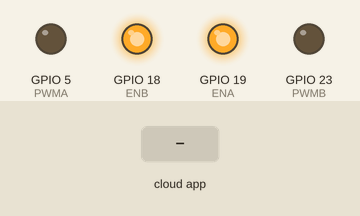
This program was run on a simulated ESP32. Shown: output pins drawn as LEDs (lit = HIGH). The inputs (shaded band) are chosen by the test bench. WiFi joins after 1.5 s; servers stay silent unless stated; the ROS host is connected and sends only what is stated; what the program prints to the serial monitor is not drawn.

Above: at 2.7 s.
2.8 s: the phone or cloud app sets controle_robo to frente
At 3.8 s:
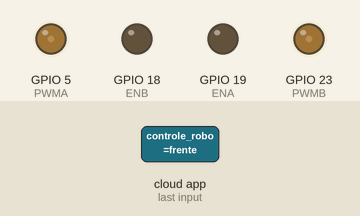
4.3 s: the phone or cloud app sets controle_robo to esquerda
At 4.9 s:
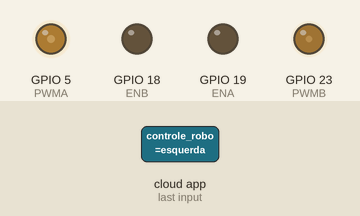
5.8 s: the phone or cloud app sets controle_robo to direita
At 7.0 s:
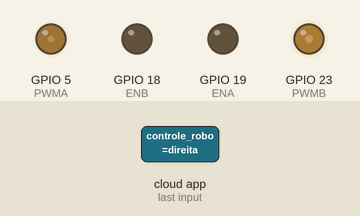
7.3 s: the phone or cloud app sets controle_robo to parar
At 8.4 s:
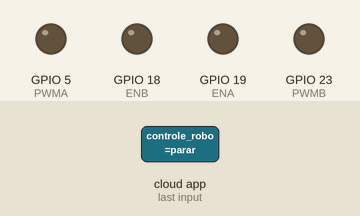
Timing chart, 0 to 9.8 s (numbered marks = the images above; inputs shaded):
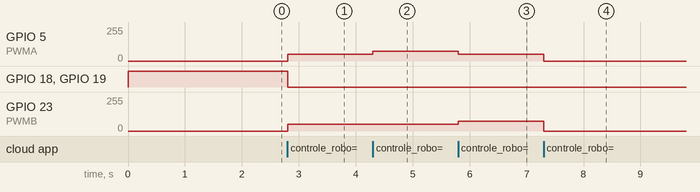

Measured:
- after the input at 2.8 s, GPIO 5 (PWMA), GPIO 23 (PWMB): 0/255 → 50/255 at once; GPIO 18 (ENB), GPIO 19 (ENA): HIGH → LOW at once
- after the input at 4.3 s, GPIO 5 (PWMA): 50/255 → 75/255 at once
- after the input at 5.8 s, GPIO 5 (PWMA): 75/255 → 50/255 at once; GPIO 23 (PWMB): 50/255 → 75/255 at once
- after the input at 7.3 s, GPIO 5 (PWMA): 50/255 → 0/255 at once; GPIO 23 (PWMB): 75/255 → 0/255 at once

The program:

main.cpp
```cpp
#define ROSSERIAL_ARDUINO_TCP
#define ESP32

#define PWMA 5  // PWMA
#define ENA 19  // ENA
#define PWMB 23 // PWMB
#define ENB 18  // ENB

#include <WiFi.h>
#include <ros.h>
#include <std_msgs/String.h>
#include <geometry_msgs/Vector3.h>

const char *ssid = "IFCE_Pesquisa01";
const char *password = "sobral@pesquisa";

IPAddress server(192, 168, 70, 133);
const uint16_t serverPort = 11411;

//rosrun rosserial_python serial_node.py tcp 11411

ros::NodeHandle nh;

std_msgs::String controle_msg;

void callback_controle_robo(const std_msgs::String &msg)
{
  String controle = msg.data;
  Serial.print("Mensagem de controle recebida: ");
  Serial.println(controle);

  if (controle == "frente")
  {
    // Lógica para mover o robô para frente
    digitalWrite(ENA, LOW);
    ledcWrite(1, 200);

    digitalWrite(ENB, LOW);
    ledcWrite(2, 200);
  }
  else if (controle == "tras")
  {
  }
  else if (controle == "esquerda")
  {
    digitalWrite(ENA, LOW);
    ledcWrite(1, 300);

    digitalWrite(ENB, LOW);
    ledcWrite(2, 200);
    // Lógica para mover o robô para a esquerda
  }
  else if (controle == "direita")
  {
    // Lógica para mover o robô para a direita
    digitalWrite(ENA, LOW);
    ledcWrite(1, 200);

    digitalWrite(ENB, LOW);
    ledcWrite(2, 300);
  }
  else if (controle == "parar")
  {
    // Lógica para o robo parar
     digitalWrite(ENA, LOW);
    ledcWrite(1, 0);

    digitalWrite(ENB, LOW);
    ledcWrite(2, 0);
  }
  else
  {
    // Lógica para parar o robô
  }
}

ros::Subscriber<std_msgs::String> sub_controle("controle_robo", &callback_controle_robo);

void setup()
{
  pinMode(23, OUTPUT);
  pinMode(5, OUTPUT);
  pinMode(19, OUTPUT);
  pinMode(18, OUTPUT);

  ledcAttachPin(PWMA, 1);
  ledcAttachPin(PWMB, 2);

  ledcSetup(1, 5000, 10);
  ledcSetup(2, 5000, 10);

  digitalWrite(ENA, HIGH);
  ledcWrite(1, 0);

  digitalWrite(ENB, HIGH);
  ledcWrite(2, 0);

  Serial.begin(9600);
  Serial.println();
  Serial.print("Conectando em ");
  Serial.println(ssid);

  WiFi.begin(ssid, password);
  while (WiFi.status() != WL_CONNECTED)
  {
    delay(500);
    Serial.print(".");
  }

  Serial.println("");
  Serial.println("WiFi connected");
  Serial.println("IP Adress: ");
  Serial.println(WiFi.localIP());
  Serial.println("");

  nh.getHardware()->setConnection(server, serverPort);
  nh.initNode();
  while (nh.getHardware()->connected() != 1)
  {
    nh.getHardware()->setConnection(server, serverPort);
    nh.initNode();
    delay(50);
    Serial.print(".");
  }
  Serial.print("\nOK TCP-IP = ");
  Serial.println(nh.getHardware()->getLocalIP());
  nh.subscribe(sub_controle);
}

void loop()
{
  if (nh.getHardware()->connected())
  {

    nh.spinOnce();
    delay(1);
  }
  else
  {
    Serial.println("disconnected\n");
    while (nh.getHardware()->connected() != 1)
    {
      nh.getHardware()->setConnection(server, serverPort);
      nh.initNode();
      delay(3);
      Serial.print(".");
    }
  }
}
```
